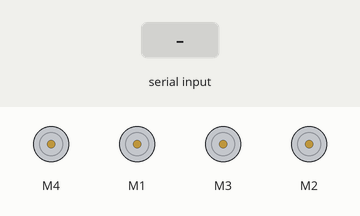
Simulated run of this sketch. Board: Arduino Uno, built with avr-gcc and run on an emulated ATmega328P. Shown: 4 × DC motor (green arrow = forward, orange = backward, longer = faster). Inputs (shaded band) come from the test bench. What the sketch prints to the serial monitor is not drawn.

Above: at 1.2 s.
1.3 s: "W" received over Serial
At 1.6 s:
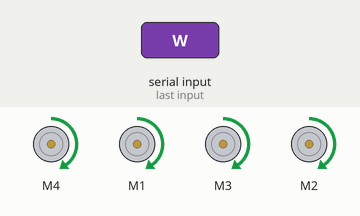
2.8 s: "F" received over Serial
At 4.0 s:
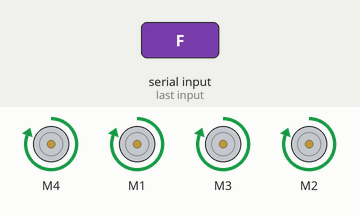
4.3 s: "S" received over Serial
At 5.2 s:
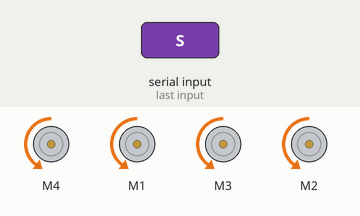
5.8 s: "B" received over Serial
At 6.2 s:
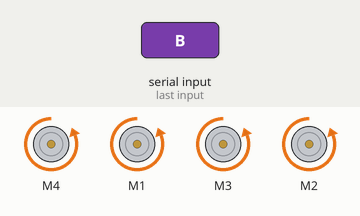
7.3 s: "D" received over Serial
At 8.5 s:
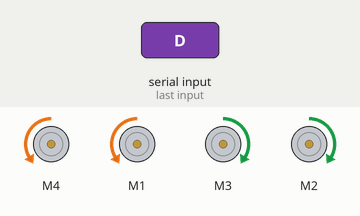
8.8 s: "R" received over Serial
At 9.8 s:
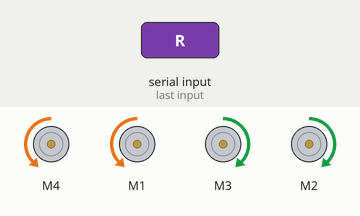
Timing chart, 0 to 11.3 s (numbered marks = the images above; inputs shaded):
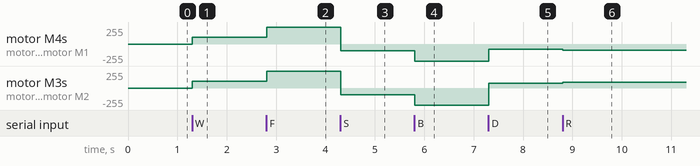

The sketch:

AFShield_4WD_RC.ino
```cpp
/*
 Name:		AFShield_4WD_RC.ino
 Created:	07-Feb-18 9:25:03 PM
 Author:	BLANK
*/

#include <AFMotor.h> //Adafruit Motor Shield Library

char BlueSig; // bluetooth data read

AF_DCMotor rightMotor1(4, MOTOR12_1KHZ); // create right front motor using M1 output on Motor Drive Shield, set to 1kHz PWM frequency
AF_DCMotor rightMotor2(1, MOTOR12_1KHZ); // create right back motor using M2 output on Motor Drive Shield, set to 1kHz PWM frequency
AF_DCMotor leftMotor1(3, MOTOR34_1KHZ);  // create left front motor using M3 output on Motor Drive Shield, set to 1kHz PWM frequency
AF_DCMotor leftMotor2(2, MOTOR34_1KHZ);  // create left back motor using M4 output on Motor Drive Shield, set to 1kHz PWM frequency

const int MAXSPEED = 255;
const int SPEED = 100;
const int TURN_SPEED = 75;
const int FAST_TURN_SPEED = 90;

void setup()
{
	Serial.begin(9600); //start serial communication
}

void loop()
{

	if (Serial.available() > 0)
	{
		BlueSig = Serial.read();
	}

	Serial.println(BlueSig); //conditions from android device

	if (BlueSig == 'W')
	{
		moveForward();
	}

	if (BlueSig == 'F')
	{
		moveForward_fast();
	}

	if (BlueSig == 'S')
	{
		moveBackward();
	}

	if (BlueSig == 'B')
	{
		moveBackward_fast();
	}

	if (BlueSig == 'D')
	{
		moveRight();
	}

	if (BlueSig == 'R')
	{
		moveRight_fast();
	}

	if (BlueSig == 'A')
	{
		moveLeft();
	}

	if (BlueSig == 'L')
	{
		moveLeft_fast();
	}

	else if (BlueSig == 'X')
	{
		moveStop();
	}
}

//functions for different modes

void moveForward()
{

	rightMotor1.run(FORWARD); // turn it on going forward
	rightMotor2.run(FORWARD); // turn it on going forward
	leftMotor1.run(FORWARD);  // turn it on going forward
	leftMotor2.run(FORWARD);  // turn it on going forward

	rightMotor1.setSpeed(SPEED);
	rightMotor2.setSpeed(SPEED);
	leftMotor1.setSpeed(SPEED);
	leftMotor2.setSpeed(SPEED);
}

void moveForward_fast()
{

	rightMotor1.run(FORWARD); // turn it on going forward
	rightMotor2.run(FORWARD); // turn it on going forward
	leftMotor1.run(FORWARD);  // turn it on going forward
	leftMotor2.run(FORWARD);  // turn it on going forward

	rightMotor1.setSpeed(MAXSPEED);
	rightMotor2.setSpeed(MAXSPEED);
	leftMotor1.setSpeed(MAXSPEED);
	leftMotor2.setSpeed(MAXSPEED);
}

void moveBackward()
{
	rightMotor1.run(BACKWARD); // turn it on going backward
	rightMotor2.run(BACKWARD); // turn it on going backward
	leftMotor1.run(BACKWARD);  // turn it on going backward
	leftMotor2.run(BACKWARD);  // turn it on going backward

	rightMotor1.setSpeed(SPEED);
	rightMotor2.setSpeed(SPEED);
	leftMotor1.setSpeed(SPEED);
	leftMotor2.setSpeed(SPEED);
}

void moveBackward_fast()
{
	rightMotor1.run(BACKWARD); // turn it on going backward
	rightMotor2.run(BACKWARD); // turn it on going backward
	leftMotor1.run(BACKWARD);  // turn it on going backward
	leftMotor2.run(BACKWARD);  // turn it on going backward

	rightMotor1.setSpeed(MAXSPEED);
	rightMotor2.setSpeed(MAXSPEED);
	leftMotor1.setSpeed(MAXSPEED);
	leftMotor2.setSpeed(MAXSPEED);
}

void moveRight()
{
	rightMotor1.run(BACKWARD); // turn right front motor forward
	rightMotor2.run(BACKWARD); // turn right back motor backward
	leftMotor1.run(FORWARD);   // turn left front motor forward
	leftMotor2.run(FORWARD);   // turn left back motor forward

	rightMotor1.setSpeed(TURN_SPEED);
	rightMotor2.setSpeed(TURN_SPEED);
	leftMotor1.setSpeed(TURN_SPEED);
	leftMotor2.setSpeed(TURN_SPEED);
}

void moveRight_fast()
{
	rightMotor1.run(BACKWARD); // turn right front motor backward
	rightMotor2.run(BACKWARD); // turn right back motor backward
	leftMotor1.run(FORWARD);   // turn left front motor forward
	leftMotor2.run(FORWARD);   // turn left back motor forward

	rightMotor1.setSpeed(FAST_TURN_SPEED);
	rightMotor2.setSpeed(FAST_TURN_SPEED);
	leftMotor1.setSpeed(FAST_TURN_SPEED);
	leftMotor2.setSpeed(FAST_TURN_SPEED);
}

void moveLeft()
{
	rightMotor1.run(FORWARD); // turn right front motor forward
	rightMotor2.run(FORWARD); // turn right back motor forward
	leftMotor1.run(BACKWARD); // turn left front motor backward
	leftMotor2.run(BACKWARD); // turn left back motor backward

	rightMotor1.setSpeed(TURN_SPEED);
	rightMotor2.setSpeed(TURN_SPEED);
	leftMotor1.setSpeed(TURN_SPEED);
	leftMotor2.setSpeed(TURN_SPEED);
}

void moveLeft_fast()
{
	rightMotor1.run(FORWARD); // turn right front motor forward
	rightMotor2.run(FORWARD); // turn right back motor forward
	leftMotor1.run(BACKWARD); // turn left front motor backward
	leftMotor2.run(BACKWARD); // turn left back motor backward

	rightMotor1.setSpeed(FAST_TURN_SPEED);
	rightMotor2.setSpeed(FAST_TURN_SPEED);
	leftMotor1.setSpeed(FAST_TURN_SPEED);
	leftMotor2.setSpeed(FAST_TURN_SPEED);
}

void moveStop()
{
	rightMotor1.run(RELEASE);
	rightMotor2.run(RELEASE);
	leftMotor1.run(RELEASE);
	leftMotor2.run(RELEASE); // stop the motors.

	rightMotor1.setSpeed(0);
	rightMotor2.setSpeed(0);
	leftMotor1.setSpeed(0);
	leftMotor2.setSpeed(0);
}
```

Measured:
- after the input at 1.3 s, motor M4, motor M1, motor M3, motor M2: stopped → forward 100/255 at once
- after the input at 2.8 s, motor M4, motor M1, motor M3, motor M2: forward 100/255 → forward 255/255 at once
- after the input at 4.3 s, motor M4, motor M1, motor M3, motor M2: forward 255/255 → backward 100/255 at once
- after the input at 5.8 s, motor M4, motor M1, motor M3, motor M2: backward 100/255 → backward 255/255 at once
- after the input at 7.3 s, motor M4, motor M1: backward 255/255 → backward 75/255 at once; motor M3, motor M2: backward 255/255 → forward 75/255 at once
- after the input at 8.8 s, motor M4, motor M1: backward 75/255 → backward 90/255 at once; motor M3, motor M2: forward 75/255 → forward 90/255 at once
